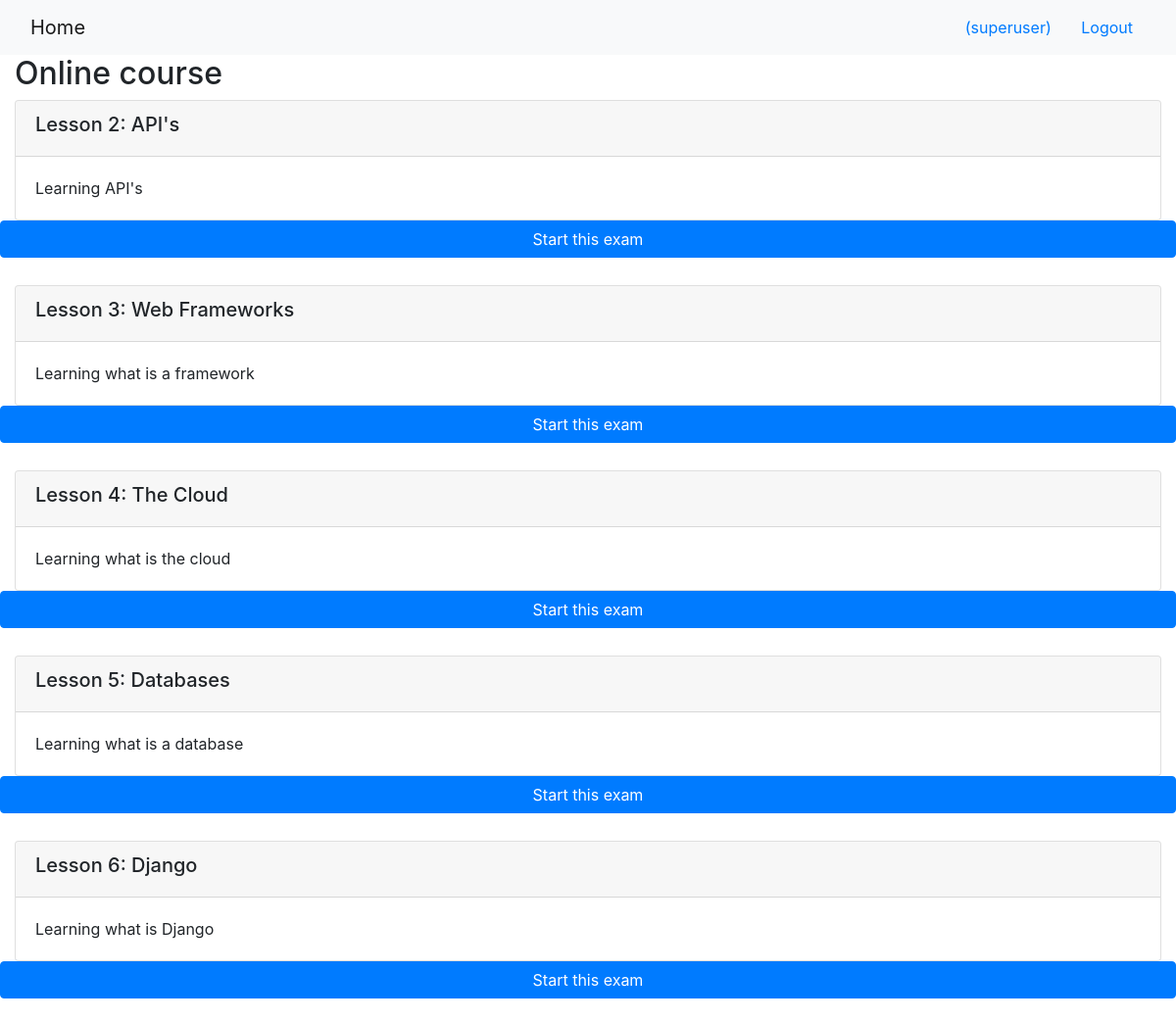
/onlinecourse/1/ (signed in), run on the app's committed database.
### onlinecourse/models.py (models this page shows, shortened)
class Course(models.Model):
    name = models.CharField(null=False, max_length=30, default='online course')
    image = models.ImageField(upload_to='course_images/')
    description = models.CharField(max_length=1000)
    pub_date = models.DateField(null=True)
    instructors = models.ManyToManyField(Instructor)
    users = models.ManyToManyField(settings.AUTH_USER_MODEL, through='Enrollment')
    total_enrollment = models.IntegerField(default=0)
    is_enrolled = False

class Lesson(models.Model):
    title = models.CharField(max_length=200, default="title")
    order = models.IntegerField(default=0)
    course = models.ForeignKey(Course, on_delete=models.CASCADE)
    content = models.TextField()

### onlinecourse/views.py (the view)
# urls.py: path('<int:pk>/', views.CourseDetailView.as_view(), name='course_details'),
class CourseDetailView(generic.DetailView):
    model = Course
    template_name = 'onlinecourse/course_detail_bootstrap.html'

### onlinecourse/templates/onlinecourse/course_detail_bootstrap.html (shortened to what this page needs)
<!DOCTYPE html>
<html lang="en">
  <head>
    {% load static %}
    <link
      rel="stylesheet"
      href="https://maxcdn.bootstrapcdn.com/bootstrap/4.5.2/css/bootstrap.min.css"
    />
  </head>
  <body>
    <nav class="navbar navbar-light bg-light">
      <div class="container-fluid">
        <div class="navbar-header">
          <a class="navbar-brand" href="{% url 'onlinecourse:index' %}">Home</a>
        </div>
        <ul class="nav navbar-nav navbar-right">
          {% if user.is_authenticated %}
          <li>
            <a class="btn btn-link" href="#"
              >{{ user.first_name }}({{ user.username }})</a
            >
            <a class="btn btn-link" href="{% url 'onlinecourse:logout' %}"
              >Logout</a
            >
          </li>
          {% endif %}
        </ul>
      </div>
    </nav>
    <div class="container-fluid">
      <h2>{{ course.name }}</h2>
      <div class="card-columns-vertical">
        {% for lesson in course.lesson_set.all %}
        <div class="card mt-1">
          <div class="card-header">
            <h5>Lesson {{lesson.order|add:1}}: {{lesson.title}}</h5>
          </div>
          <div class="card-body">{{lesson.content}}</div>
        </div>
        <div class="row justify-content-center">
          <button
            class="btn btn-primary w-100 mb-4"
            type="button"
            data-toggle="collapse"
            data-target="#lesson_{{lesson.id}}"
            aria-expanded="false"
            aria-controls="exam"
          >
            Start this exam
          </button>
        </div>
        {% endfor %}
      </div>
    </div>
  </body>
</html>

### data on the page
Course: name "Online course"
Lesson: order|add "2", title "API's", content "Learning API's"
Lesson: order|add "3", title "Web Frameworks", content "Learning what is a framework"
Lesson: order|add "4", title "The Cloud", content "Learning what is the cloud"
Lesson: order|add "5", title "Databases", content "Learning what is a database"
Lesson: order|add "6", title "Django", content "Learning what is Django"

### other printed values
{{ user.username }} "superuser"
